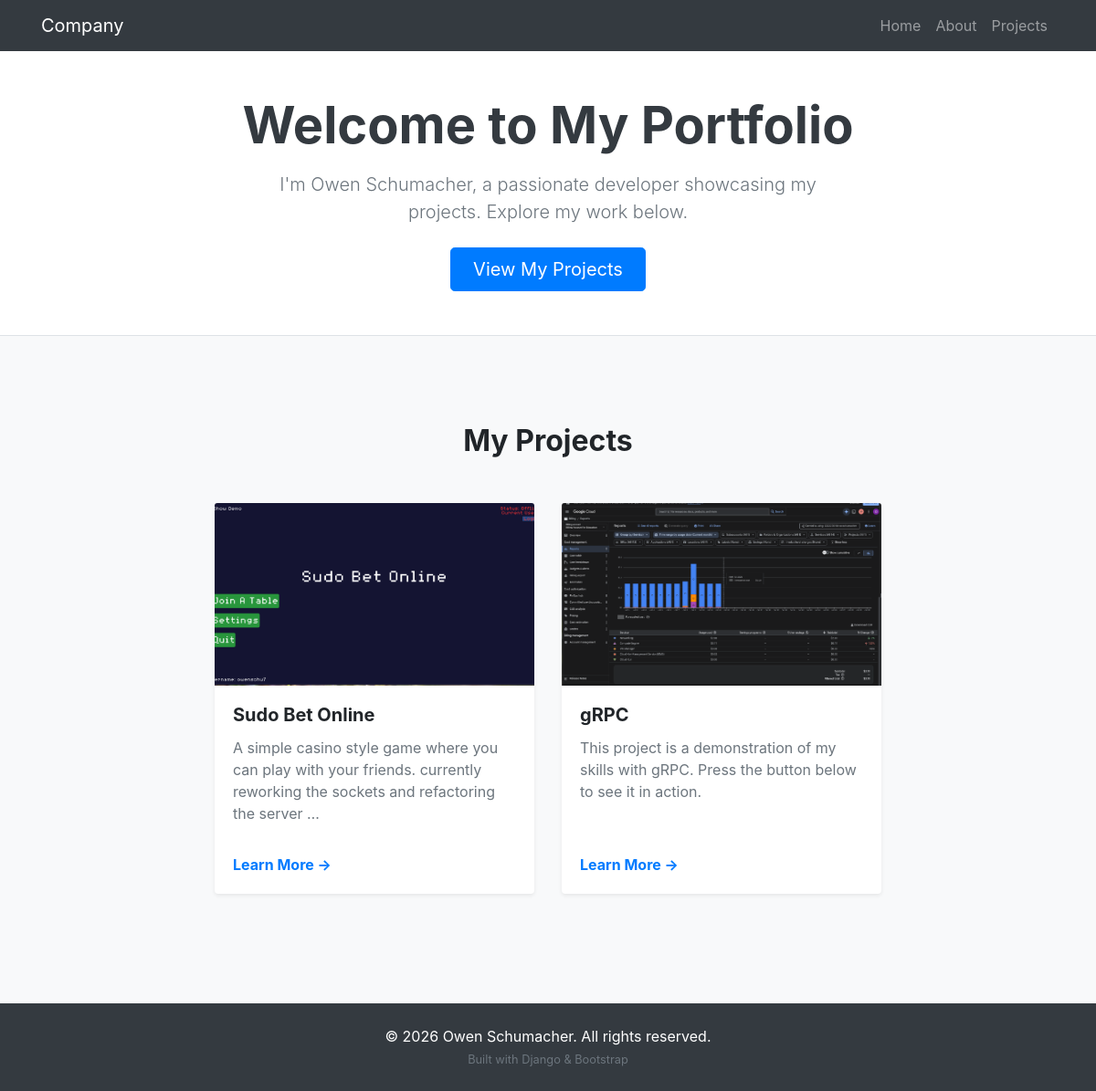
The page / on the database its author committed.
### projects/models.py (models this page shows, shortened)
class Project(models.Model):
    title = models.CharField(max_length=200)
    description = models.TextField()
    image = models.ImageField(upload_to='portfolio/')
    project_link = models.URLField(blank=True)
    inSiteProject = models.BooleanField(default=False)
    slug = models.SlugField(blank=True, max_length=200)

### core/views.py (the view)
# urls.py: path('', views.home, name='home'),
def home(request):
    projects = Project.objects.all()
    context = {
        'projects': projects
    }
    return render(request, 'core/home.html', context)

### core/templates/core/home.html
{% extends 'core/base.html' %}
{% block content %}
<section class="hero text-center py-5 bg-white border-bottom mb-5">
    <div class="container">
        <h1 class="display-4 font-weight-bold text-dark mb-3">Welcome to My Portfolio</h1>
        <p class="lead text-secondary mb-4 mx-auto" style="max-width: 600px;">
            I'm Owen Schumacher, a passionate developer showcasing my projects. Explore my work below.
        </p>
        <a href="/projects/" class="btn btn-primary btn-lg px-4">View My Projects</a>
    </div>
</section>
<section id="projects" class="container py-5">
    <h2 class="text-center mb-5 font-weight-bold">My Projects</h2>
        <div class="row justify-content-center">
            {% for project in projects %}
            <div class="col-md-4 mb-4">
                <div class="card h-100 shadow-sm border-0">
                    {% if project.image %}
                        <img src="{{ project.image.url }}" class="card-img-top" alt="{{ project.title }}" style="height: 200px; object-fit: cover;">
                    {% else %}
                        <div class="bg-secondary d-flex align-items-center justify-content-center text-white font-italic" style="height: 200px;">
                            No Image Available
                        </div>
                    {% endif %}
                    <div class="card-body d-flex flex-column">
                        <h5 class="card-title font-weight-bold">{{ project.title }}</h5>
                        <p class="card-text text-muted flex-grow-1">{{ project.description|truncatewords:20 }}</p>
                        <a href="{% url 'project_detail' project.pk %}" class="font-weight-bold mt-3">Learn More &rarr;</a>
                    </div>
                </div>
            </div>
            {% empty %}
            <div class="col-12 text-center">
                <p class="lead text-muted">No projects added yet. Check back soon!</p>
            </div>
            {% endfor %}
            </div>
</section>
{% endblock %}

### rows shown on the page
Project: image (picture), title "Sudo Bet Online", description "A simple casino style game where you can play with your friends. currently reworking the sockets and refactoring the server …"
Project: image (picture), title "gRPC", description "This project is a demonstration of my skills with gRPC. Press the button below to see it in action."
